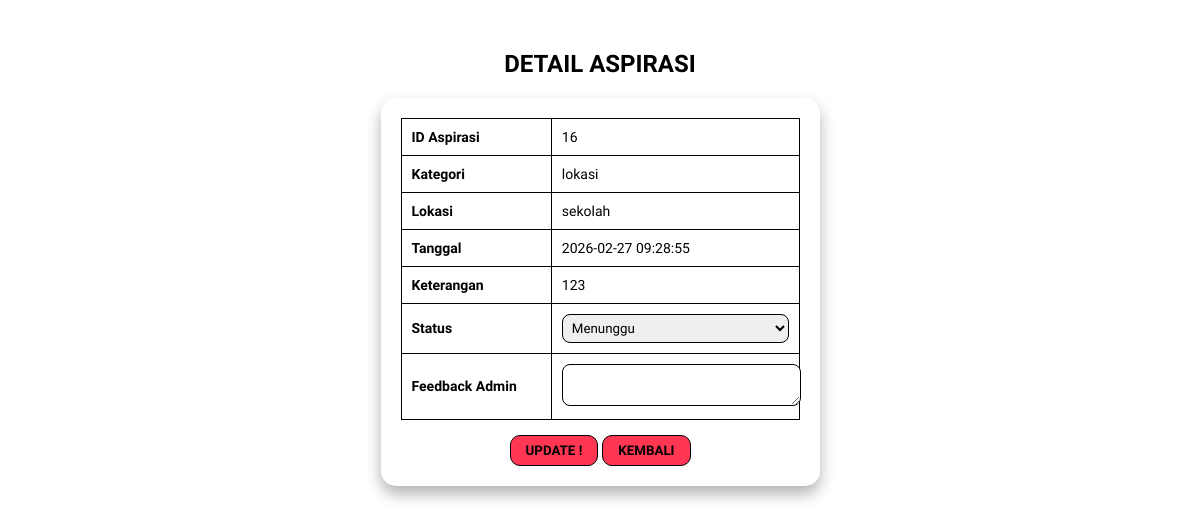
Page /UJIKOMFALAQ/admin/detail-pengaduan.php?id=16 on the earlier database version.
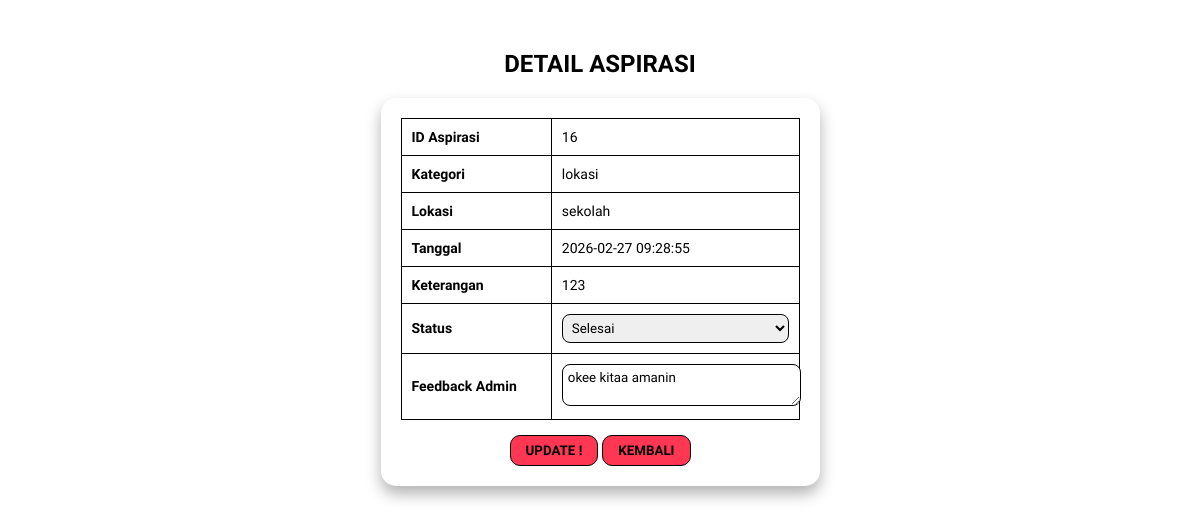
Same page on the later database version.
### tables this page shows
CREATE TABLE `input_aspirasi` (
  `id_pelapor` int(11) NOT NULL,
  `nis` varchar(225) NOT NULL,
  `id_kategori` int(11) NOT NULL,
  `tanggal` datetime NOT NULL DEFAULT current_timestamp(),
  `lokasi` varchar(225) NOT NULL,
  `ket` varchar(225) NOT NULL,
  `status` enum('menunggu','proses','selesai') NOT NULL DEFAULT 'menunggu',
  `feedback` varchar(225) DEFAULT NULL
);

CREATE TABLE `kategori` (
  `id_kategori` int(11) NOT NULL,
  `ket_kategori` varchar(225) NOT NULL
);

### UJIKOMFALAQ/admin/detail-pengaduan.php (the view, shortened to what this page needs)
<?php
$koneksi = mysqli_connect("localhost","root","","ujikom_12rpl2_falaq");
$id = $_GET['id'];
$query = mysqli_query($koneksi, "
    SELECT input_aspirasi.*, kategori.ket_kategori
    FROM input_aspirasi
    LEFT JOIN kategori
    ON input_aspirasi.id_kategori = kategori.id_kategori
    WHERE input_aspirasi.id_pelapor = '$id'
");
$data = mysqli_fetch_assoc($query);
?>
<!DOCTYPE html>
<html lang="id">
<head>
</head>
<body>
<h2>DETAIL ASPIRASI</h2>
<div class="box">
<form method="POST">
    <table>
        <tr>
            <td><b>ID Aspirasi</b></td>
            <td><?= $data['id_pelapor']; ?></td>
        </tr>
        <tr>
            <td><b>Kategori</b></td>
            <td><?= $data['ket_kategori']; ?></td>
        </tr>
        <tr>
            <td><b>Lokasi</b></td>
            <td><?= $data['lokasi']; ?></td>
        </tr>
        <tr>
            <td><b>Tanggal</b></td>
            <td><?= $data['tanggal']; ?></td>
        </tr>
        <tr>
            <td><b>Keterangan</b></td>
            <td><?= $data['ket']; ?></td>
        </tr>
        <tr>
            <td><b>Status</b></td>
            <td>
                <select name="status">
                    <option value="menunggu" <?= $data['status']=='menunggu'?'selected':'' ?>>
                        Menunggu
                    </option>
                    <option value="selesai" <?= $data['status']=='selesai'?'selected':'' ?>>
                        Selesai
                    </option>
                </select>
            </td>
        </tr>
        <tr>
            <td><b>Feedback Admin</b></td>
            <td>
                <textarea
                name="feedback"><?=
                $data['feedback']; ?></textarea>
            </td>
        </tr>
    </table>
    <div class="aksi">
    <button type="submit" name="simpan"><b>UPDATE !</b></button>
        <a href="data-pengaduan.php">
            <button type="button"><b>KEMBALI</b></button>
        </a>
    </div>
</form>
</div>
</body>
</html>

Differences in the rows shown:
changed input_aspirasi "sekolah": status "Menunggu" → "Selesai"; feedback (not shown) → "okee kitaa amanin"
